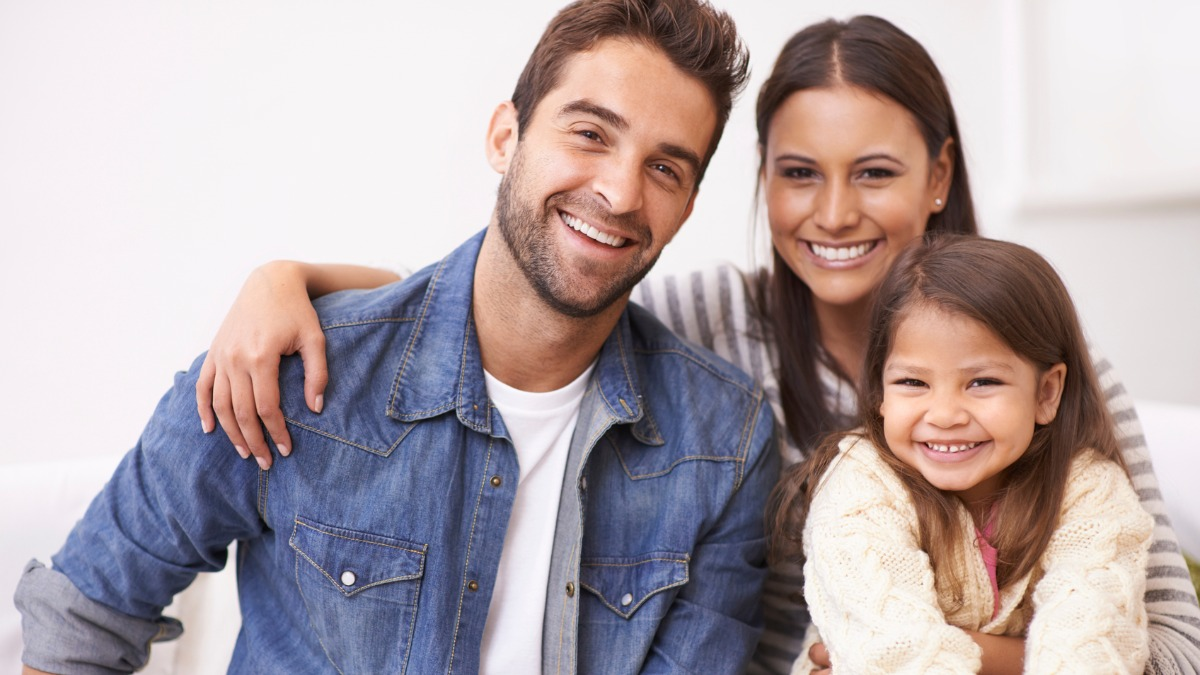
#> input picture image_file/family.jpg, 1200 x 675 px, found by its file name
$ python face_mosaic.py
#> lines starting #> are read from the running program, lines starting #| are printed output that depends on the picture
### image_analysis/mosaic.py
import cv2

def mosaic(img, rect, size):
    (x1,y1,x2,y2) = rect
    w = x2 - x1
    h = y2 - y1
    i_rect = img[y1:y2, x1:x2]

    i_small = cv2.resize(i_rect, (size,size))
    i_mos = cv2.resize(i_small, (w,h), interpolation=cv2.INTER_AREA)

    img2 = img.copy()
    img2[y1:y2,x1:x2] = i_mos
    return img2

### image_analysis/face_mosaic.py
import matplotlib.pyplot as plt
import cv2
from mosaic import mosaic as mosaic

cascade_file ="/Users/miyata-pc/Desktop/Python_AI/OpenCV/haarcascade_frontalface_alt.xml" #正面の顔を検出するファイル
cascade = cv2.CascadeClassifier(cascade_file) #検出器

img = cv2.imread("family.jpg")
#> img is the input picture: shape (675, 1200, 3); mean B, G, R 167.4, 164.3, 177.5
img_gray = cv2.cvtColor(img, cv2.COLOR_BGR2GRAY)
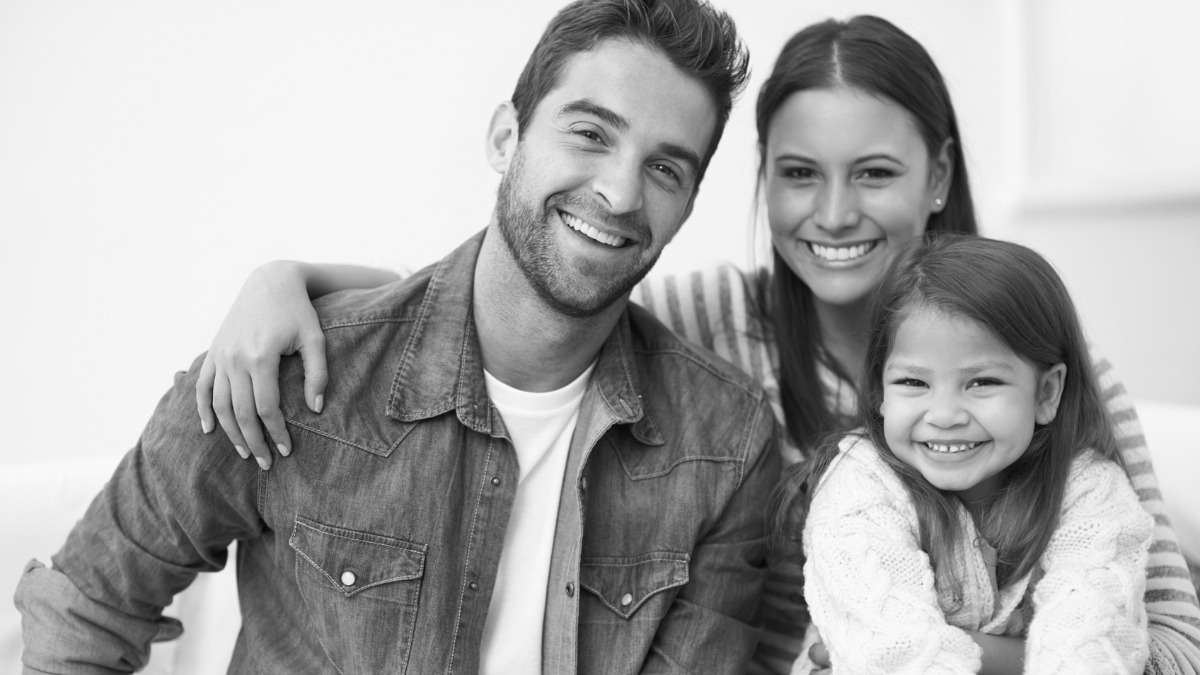
#> img_gray: shape (675, 1200); min 5, max 253, mean 168.6

face_list = cascade.detectMultiScale(img_gray, minSize=(150,150))
#> face_list = [[741, 96, 200, 200], [858, 312, 179, 179]]
if len(face_list) == 0:
    quit()

for (x,y,w,h) in face_list:
    img = mosaic(img,(x,y,x+w,y+h), 10)
#> this loop made 2 passes
#> (x, y, x1 in mosaic, y1 in mosaic, x2 in mosaic, y2 in mosaic) on passes 1 to 2: (741, 96, 741, 96, 941, 296), (858, 312, 858, 312, 1037, 491)
#> pass 1, in mosaic, `i_rect = img[y1:y2, x1:x2]`:
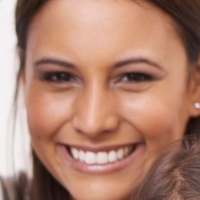
#> i_rect: shape (200, 200, 3); mean B, G, R 112.7, 130, 174.6
#> pass 1, in mosaic, `i_mos = cv2.resize(i_small, (w,h), interpolation=cv2.INTER_AREA)`:
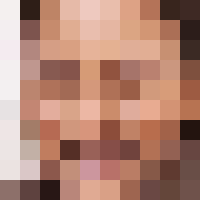
#> i_mos: shape (200, 200, 3); mean of channels 0, 1, 2 115, 131.8, 177.3; drawn as B, G, R
#> pass 2, in mosaic (call 2), `i_rect = img[y1:y2, x1:x2]`:
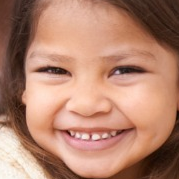
#> i_rect: shape (179, 179, 3); mean B, G, R 110.5, 131.3, 179.1
#> after the loop:
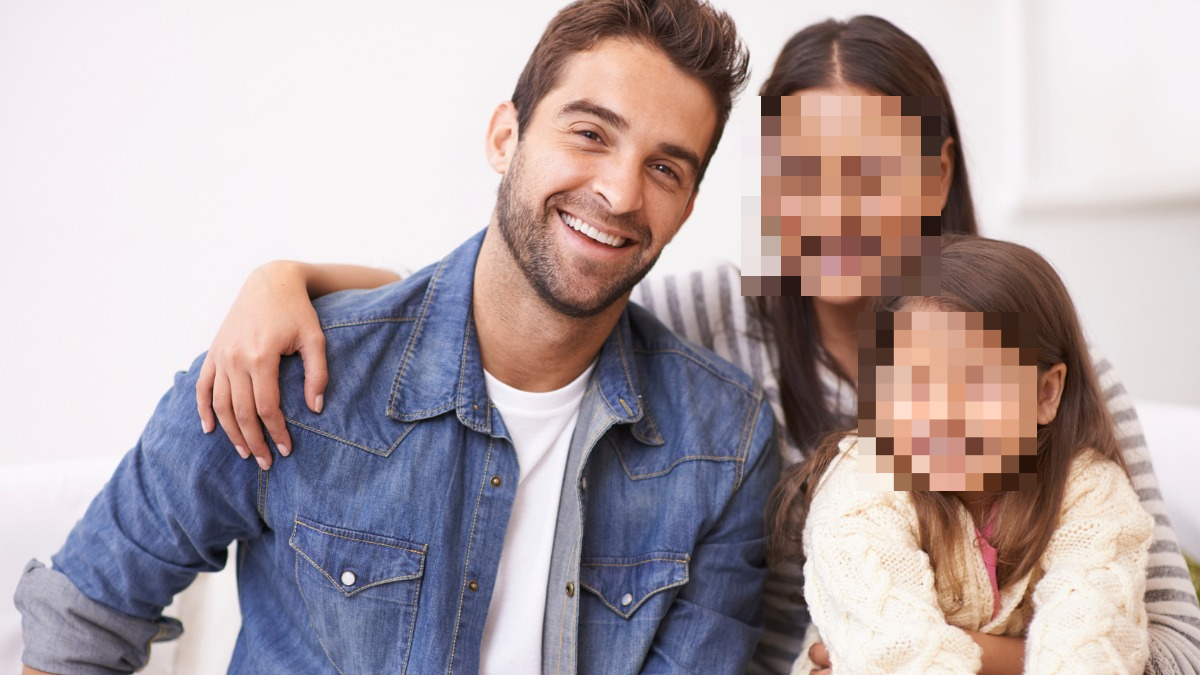
#> img: shape (675, 1200, 3); mean B, G, R 167.7, 164.6, 177.8

cv2.imwrite("family-mosaic.png", img)
plt.imshow(cv2.cvtColor(img, cv2.COLOR_BGR2RGB))
plt.show()
